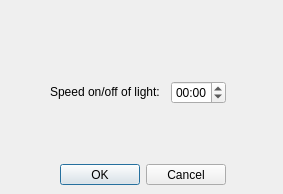
<?xml version="1.0" encoding="UTF-8"?>
<ui version="4.0">
 <class>SettingWindow</class>
 <widget class="QDialog" name="SettingWindow">
  <property name="geometry">
   <rect>
    <x>0</x>
    <y>0</y>
    <width>283</width>
    <height>194</height>
   </rect>
  </property>
  <property name="minimumSize">
   <size>
    <width>283</width>
    <height>194</height>
   </size>
  </property>
  <property name="maximumSize">
   <size>
    <width>283</width>
    <height>194</height>
   </size>
  </property>
  <property name="windowTitle">
   <string>Settings</string>
  </property>
  <widget class="QDialogButtonBox" name="buttonBox">
   <property name="geometry">
    <rect>
     <x>60</x>
     <y>164</y>
     <width>166</width>
     <height>21</height>
    </rect>
   </property>
   <property name="orientation">
    <enum>Qt::Horizontal</enum>
   </property>
   <property name="standardButtons">
    <set>QDialogButtonBox::Cancel|QDialogButtonBox::Ok</set>
   </property>
  </widget>
  <widget class="QWidget" name="layoutWidget5">
   <property name="geometry">
    <rect>
     <x>50</x>
     <y>80</y>
     <width>178</width>
     <height>25</height>
    </rect>
   </property>
   <layout class="QHBoxLayout" name="horizontalLayout_5">
    <item>
     <widget class="QLabel" name="label_10">
      <property name="minimumSize">
       <size>
        <width>115</width>
        <height>16</height>
       </size>
      </property>
      <property name="maximumSize">
       <size>
        <width>115</width>
        <height>16</height>
       </size>
      </property>
      <property name="text">
       <string>Speed on/off of light:</string>
      </property>
     </widget>
    </item>
    <item>
     <widget class="QTimeEdit" name="TE_SpeedOnOffLight">
      <property name="enabled">
       <bool>true</bool>
      </property>
      <property name="minimumSize">
       <size>
        <width>55</width>
        <height>23</height>
       </size>
      </property>
      <property name="maximumSize">
       <size>
        <width>55</width>
        <height>23</height>
       </size>
      </property>
      <property name="wrapping">
       <bool>true</bool>
      </property>
      <property name="frame">
       <bool>true</bool>
      </property>
      <property name="readOnly">
       <bool>false</bool>
      </property>
      <property name="buttonSymbols">
       <enum>QAbstractSpinBox::UpDownArrows</enum>
      </property>
      <property name="accelerated">
       <bool>false</bool>
      </property>
      <property name="keyboardTracking">
       <bool>true</bool>
      </property>
      <property name="showGroupSeparator" stdset="0">
       <bool>false</bool>
      </property>
      <property name="currentSection">
       <enum>QDateTimeEdit::MinuteSection</enum>
      </property>
      <property name="displayFormat">
       <string>mm:ss</string>
      </property>
      <property name="calendarPopup">
       <bool>false</bool>
      </property>
      <property name="timeSpec">
       <enum>Qt::LocalTime</enum>
      </property>
      <property name="time">
       <time>
        <hour>0</hour>
        <minute>0</minute>
        <second>0</second>
       </time>
      </property>
     </widget>
    </item>
   </layout>
  </widget>
 </widget>
 <resources/>
 <connections>
  <connection>
   <sender>buttonBox</sender>
   <signal>accepted()</signal>
   <receiver>SettingWindow</receiver>
   <slot>accept()</slot>
   <hints>
    <hint type="sourcelabel">
     <x>200</x>
     <y>281</y>
    </hint>
    <hint type="destinationlabel">
     <x>157</x>
     <y>274</y>
    </hint>
   </hints>
  </connection>
  <connection>
   <sender>buttonBox</sender>
   <signal>rejected()</signal>
   <receiver>SettingWindow</receiver>
   <slot>reject()</slot>
   <hints>
    <hint type="sourcelabel">
     <x>200</x>
     <y>281</y>
    </hint>
    <hint type="destinationlabel">
     <x>286</x>
     <y>274</y>
    </hint>
   </hints>
  </connection>
 </connections>
</ui>
